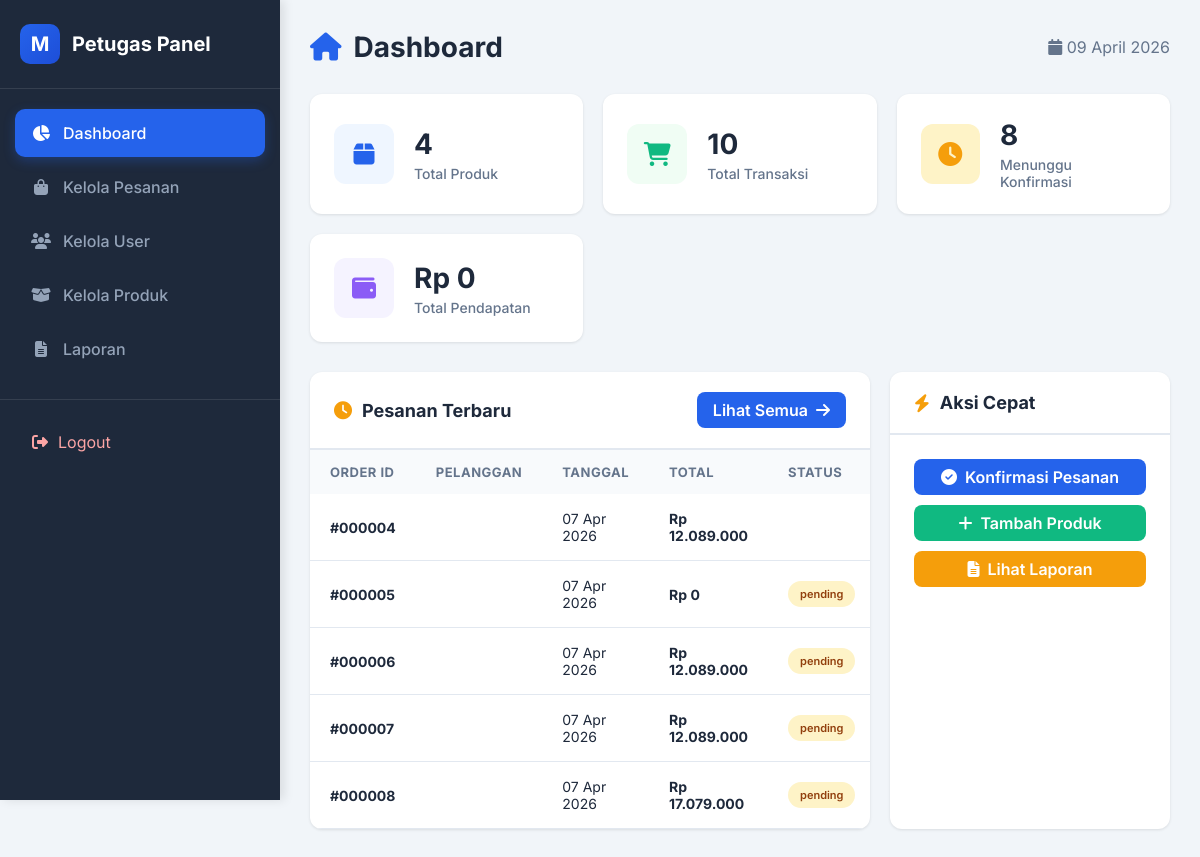
/petugas/dashboard.php (signed in), run on the app's committed database.
### tables this page shows
CREATE TABLE `orders` (
  `id` int(11) NOT NULL AUTO_INCREMENT,
  `user_id` int(11) DEFAULT NULL,
  `total_bayar` decimal(10,2) NOT NULL,
  `ongkir` decimal(10,2) DEFAULT 0.00,
  `nama_penerima` varchar(100) NOT NULL,
  `no_telp` varchar(20) NOT NULL,
  `alamat` text NOT NULL,
  `metode_pembayaran` enum('m-banking','e-wallet','cod') DEFAULT 'm-banking',
  `virtual_account` varchar(20) DEFAULT NULL,
  `detail_pembayaran` varchar(100) DEFAULT NULL,
  `tanggal_transaksi` date NOT NULL,
  `updated_at` timestamp NULL DEFAULT NULL ON UPDATE current_timestamp(),
  `status` enum('pending','diproses','dikirim','selesai','dibatalkan') DEFAULT 'pending',
  `created_at` timestamp NOT NULL DEFAULT current_timestamp(),
  PRIMARY KEY (`id`),
  KEY `idx_user_id` (`user_id`)
);

### petugas/dashboard.php (the view, shortened to what this page needs)
<?php
include '../config.php';
$total_produk = mysqli_fetch_assoc(mysqli_query($koneksi, "SELECT COUNT(*) as c FROM products"))['c'] ?? 0;
$total_transaksi = mysqli_fetch_assoc(mysqli_query($koneksi, "SELECT COUNT(*) as c FROM orders"))['c'] ?? 0;
$total_pending = mysqli_fetch_assoc(mysqli_query($koneksi, "SELECT COUNT(*) as c FROM orders WHERE status = 'pending'"))['c'] ?? 0;
$total_pendapatan = mysqli_fetch_assoc(mysqli_query($koneksi, "SELECT COALESCE(SUM(total_bayar), 0) as c FROM orders WHERE status = 'paid'"))['c'] ?? 0;
$recent_orders = mysqli_query($koneksi, "SELECT o.*, u.nama_lengkap FROM orders o LEFT JOIN users u ON o.user_id = u.id ORDER BY o.tanggal_transaksi DESC LIMIT 5");
?>
<!DOCTYPE html>
<html lang="id">
<head>
    <link rel="stylesheet" href="https://cdnjs.cloudflare.com/ajax/libs/font-awesome/6.4.0/css/all.min.css">
</head>
<body>
    <div class="wrapper">
        <aside class="sidebar">
            <div class="sidebar-header">
                <div class="brand-icon">M</div>
                <div class="brand-text">Petugas Panel</div>
            </div>
            <nav class="sidebar-menu">
                <a href="dashboard.php" class="menu-item active">
                    <i class="fas fa-chart-pie"></i> Dashboard
                </a>
                <a href="kelola_pesanan.php" class="menu-item">
                    <i class="fas fa-shopping-bag"></i> Kelola Pesanan
                </a>
                <a href="kelola_data_user.php" class="menu-item">
                    <i class="fas fa-users"></i> Kelola User
                </a>
                <a href="kelola_data_produk.php" class="menu-item">
                    <i class="fas fa-box-open"></i> Kelola Produk
                </a>
                <a href="laporan.php" class="menu-item">
                    <i class="fas fa-file-alt"></i> Laporan
                </a>
            </nav>
            <div class="sidebar-footer">
                <a href="../auth/logout.php" class="logout">
                    <i class="fas fa-sign-out-alt"></i> Logout
                </a>
            </div>
        </aside>
        <main class="main-content">
            <div class="page-header">
                <h1 class="page-title">
                    <i class="fas fa-home"></i>
                    Dashboard
                </h1>
                <div style="color: var(--gray);">
                    <i class="fas fa-calendar"></i> <?= date('d F Y') ?>
                </div>
            </div>
            <div class="stats-grid">
                <div class="stat-card">
                    <div class="stat-icon blue">
                        <i class="fas fa-box"></i>
                    </div>
                    <div class="stat-info">
                        <h3><?= number_format($total_produk) ?></h3>
                        <p>Total Produk</p>
                    </div>
                </div>
                <div class="stat-card">
                    <div class="stat-icon green">
                        <i class="fas fa-shopping-cart"></i>
                    </div>
                    <div class="stat-info">
                        <h3><?= number_format($total_transaksi) ?></h3>
                        <p>Total Transaksi</p>
                    </div>
                </div>
                <div class="stat-card">
                    <div class="stat-icon yellow">
                        <i class="fas fa-clock"></i>
                    </div>
                    <div class="stat-info">
                        <h3><?= number_format($total_pending) ?></h3>
                        <p>Menunggu Konfirmasi</p>
                    </div>
                </div>
                <div class="stat-card">
                    <div class="stat-icon purple">
                        <i class="fas fa-wallet"></i>
                    </div>
                    <div class="stat-info">
                        <h3>Rp <?= number_format($total_pendapatan, 0, ',', '.') ?></h3>
                        <p>Total Pendapatan</p>
                    </div>
                </div>
            </div>
            <div class="content-grid">
                <div class="card">
                    <div class="card-header">
                        <h3 class="card-title">
                            <i class="fas fa-clock" style="color: var(--warning);"></i>
                            Pesanan Terbaru
                        </h3>
                        <a href="kelola_pesanan.php" class="btn btn-primary">
                            Lihat Semua <i class="fas fa-arrow-right"></i>
                        </a>
                    </div>
                    <div class="card-body" style="padding: 0;">
                        <div class="table-responsive">
                            <table>
                                <thead>
                                    <tr>
                                        <th>Order ID</th>
                                        <th>Pelanggan</th>
                                        <th>Tanggal</th>
                                        <th>Total</th>
                                        <th>Status</th>
                                    </tr>
                                </thead>
                                <tbody>
                                    <?php while($o = mysqli_fetch_assoc($recent_orders)): ?>
                                    <tr>
                                        <td><strong>#<?= str_pad($o['id'], 6, '0', STR_PAD_LEFT) ?></strong></td>
                                        <td><?= htmlspecialchars($o['nama_lengkap'] ?? 'Guest') ?></td>
                                        <td><?= date('d M Y', strtotime($o['tanggal_transaksi'])) ?></td>
                                        <td><strong>Rp <?= number_format($o['total_bayar'], 0, ',', '.') ?></strong></td>
                                        <td><span class="badge badge-<?= $o['status'] ?>"><?= $o['status'] ?></span></td>
                                    </tr>
                                    <?php endwhile; ?>
                                </tbody>
                            </table>
                        </div>
                    </div>
                </div>
                <div class="card">
                    <div class="card-header">
                        <h3 class="card-title">
                            <i class="fas fa-bolt" style="color: var(--warning);"></i>
                            Aksi Cepat
                        </h3>
                    </div>
                    <div class="card-body">
                        <a href="kelola_pesanan.php" class="btn btn-primary" style="width: 100%; margin-bottom: 10px; justify-content: center;">
                            <i class="fas fa-check-circle"></i> Konfirmasi Pesanan
                        </a>
                        <a href="kelola_data_produk.php" class="btn btn-primary" style="width: 100%; margin-bottom: 10px; background: var(--success); justify-content: center;">
                            <i class="fas fa-plus"></i> Tambah Produk
                        </a>
                        <a href="laporan.php" class="btn btn-primary" style="width: 100%; background: var(--warning); justify-content: center;">
                            <i class="fas fa-file-alt"></i> Lihat Laporan
                        </a>
                    </div>
                </div>
            </div>
        </main>
    </div>
</body>
</html>

### petugas/dashboard.php (style rules this page uses)
:root { --primary: #2563eb; --primary-dark: #1d4ed8; --success: #10b981; --warning: #f59e0b; --danger: #ef4444; --dark: #1e293b; --light: #f8fafc; --gray: #64748b; --border: #e2e8f0; --shadow: 0 1px 3px rgba(0,0,0,0.1); --shadow-lg: 0 10px 15px rgba(0,0,0,0.1); }
* { margin: 0; padding: 0; box-sizing: border-box; font-family: 'Inter', sans-serif; }
body { background: #f1f5f9; color: var(--dark); }
.wrapper { display: flex; min-height: 100vh; }
.sidebar { width: 280px; background: var(--dark); position: fixed; left: 0; top: 0; height: 100vh; overflow-y: auto; z-index: 1000; box-shadow: 4px 0 10px rgba(0,0,0,0.1); }
.sidebar-header { padding: 24px 20px; border-bottom: 1px solid rgba(255,255,255,0.1); display: flex; align-items: center; gap: 12px; }
.brand-icon { width: 40px; height: 40px; background: linear-gradient(135deg, var(--primary), var(--primary-dark)); border-radius: 10px; display: flex; align-items: center; justify-content: center; color: white; font-weight: 700; font-size: 20px; }
.brand-text { color: white; font-size: 20px; font-weight: 700; }
.sidebar-menu { padding: 20px 15px; }
.menu-item { display: flex; align-items: center; gap: 12px; padding: 14px 16px; color: #94a3b8; text-decoration: none; border-radius: 10px; margin-bottom: 6px; transition: all 0.3s; font-weight: 500; }
.menu-item.active { background: var(--primary); color: white; box-shadow: 0 4px 12px rgba(37, 99, 235, 0.3); }
.menu-item i { width: 20px; text-align: center; font-size: 16px; }
.sidebar-footer { padding: 20px; border-top: 1px solid rgba(255,255,255,0.1); margin-top: auto; }
.logout { display: flex; align-items: center; gap: 10px; color: #fca5a5; text-decoration: none; padding: 12px; border-radius: 10px; transition: all 0.3s; }
.main-content { margin-left: 280px; flex: 1; padding: 30px; }
.page-header { display: flex; justify-content: space-between; align-items: center; margin-bottom: 30px; flex-wrap: wrap; gap: 15px; }
.page-title { font-size: 28px; font-weight: 700; color: var(--dark); display: flex; align-items: center; gap: 12px; }
.page-title i { color: var(--primary); }
.stats-grid { display: grid; grid-template-columns: repeat(auto-fit, minmax(250px, 1fr)); gap: 20px; margin-bottom: 30px; }
.stat-card { background: white; padding: 24px; border-radius: 12px; box-shadow: var(--shadow); display: flex; align-items: center; gap: 20px; transition: transform 0.3s; }
.stat-icon { width: 60px; height: 60px; border-radius: 12px; display: flex; align-items: center; justify-content: center; font-size: 24px; }
.stat-icon.blue { background: #eff6ff; color: var(--primary); }
.stat-icon.green { background: #f0fdf4; color: var(--success); }
.stat-icon.yellow { background: #fef3c7; color: var(--warning); }
.stat-icon.purple { background: #f5f3ff; color: #8b5cf6; }
.stat-info h3 { font-size: 28px; font-weight: 700; color: var(--dark); margin-bottom: 4px; }
.stat-info p { font-size: 14px; color: var(--gray); font-weight: 500; }
.content-grid { display: grid; grid-template-columns: 2fr 1fr; gap: 20px; }
.card { background: white; border-radius: 12px; box-shadow: var(--shadow); overflow: hidden; }
.card-header { padding: 20px 24px; border-bottom: 2px solid var(--border); display: flex; justify-content: space-between; align-items: center; }
.card-title { font-size: 18px; font-weight: 700; color: var(--dark); display: flex; align-items: center; gap: 10px; }
.card-body { padding: 24px; }
.table-responsive { overflow-x: auto; }
table { width: 100%; border-collapse: collapse; }
thead { background: #f8fafc; }
th { padding: 14px 20px; text-align: left; font-size: 13px; font-weight: 700; color: var(--gray); text-transform: uppercase; letter-spacing: 0.5px; }
td { padding: 16px 20px; font-size: 14px; border-bottom: 1px solid var(--border); }
.badge { padding: 6px 12px; border-radius: 20px; font-size: 11px; font-weight: 600; display: inline-block; }
.badge-pending { background: #fef3c7; color: #92400e; }
.btn { padding: 8px 16px; border-radius: 8px; border: none; font-weight: 600; cursor: pointer; transition: all 0.3s; text-decoration: none; display: inline-flex; align-items: center; gap: 8px; }
.btn-primary { background: var(--primary); color: white; }

### data on the page
orders: id "000004", tanggal_transaksi "07 Apr 2026", total_bayar "12.089.000"
orders: id "000005", tanggal_transaksi "07 Apr 2026", total_bayar "0", status "pending"
orders: id "000006", tanggal_transaksi "07 Apr 2026", total_bayar "12.089.000", status "pending"
orders: id "000007", tanggal_transaksi "07 Apr 2026", total_bayar "12.089.000", status "pending"
orders: id "000008", tanggal_transaksi "07 Apr 2026", total_bayar "17.079.000", status "pending"

### other printed values
$total_produk "4"
$total_transaksi "10"
$total_pending "8"
$total_pendapatan "0"
